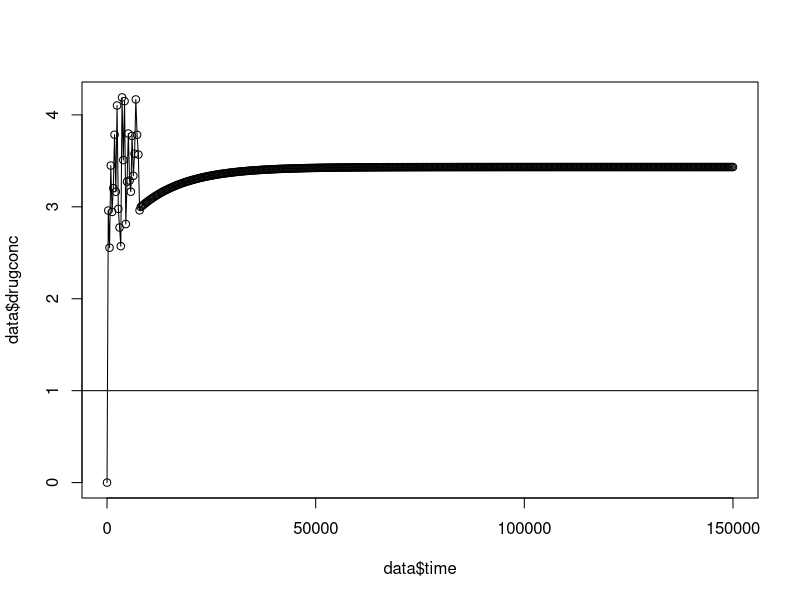

This chart was generated by the following R code:
tceil <- 5 # uM
tfloor <- 1 # uM

VdperKg <- 0.33 # L/Kg
thalf <- 2.2 # hr
InfusionConc <- 10 # uM

PatientMass <- 70 # kg
PatientClearance <- 125 # ml/min

inter <- 300 #s
clearances <- c()

perturb <- function(input) {
  return(input + rnorm(1,mean=0,sd=0.5))
}

loadingdose <- function() {
  totalmol <- (tceil + tfloor) / 2 * PatientMass * VdperKg
  infrate <- totalmol / InfusionConc / inter * 1000 * 3600
  return(infrate)
}

chiou <- function(inf,Vd,c1,c2,t1,t2) {
  calculatedclearance <- 2*(inf / 1000 / 3600 * InfusionConc)/(c1+c2) + ((2*Vd*(c1-c2))/((c1+c2)*(t2-t1)))
  return(calculatedclearance)
}

iter <- function(data,clearances) {
  time <- data[1]
  drugmol <- data[2]
  drugconc <- data[3]
  senseddrugconc <- data[4]
  infrate <- data[5]
  
  time2 <- time + inter
  drugmol2 <- drugmol + ((infrate / 1000) * (inter / 3600) * InfusionConc) # ml/hr s mol/L
  maxdrugconc <- drugmol2 / (VdperKg * PatientMass)
  avgdrugconc <- (drugconc + maxdrugconc) / 2
  drugmol2 <- drugmol2 - ((PatientClearance / 1000) * (inter / 60) * avgdrugconc) # ml/min s mol/L
  drugconc2 <- drugmol2 / (VdperKg * PatientMass)
  senseddrugconc2 <- perturb(drugconc2)
  
  calculatedclearance <- chiou(infrate,VdperKg * PatientMass,senseddrugconc,senseddrugconc2,time,time2)
  if(length(clearances) < 24) {
    infrate2 <- (tceil + tfloor) / 2 * calculatedclearance / InfusionConc * 3600 * 1000
    return(c(time2,drugmol2,drugconc2,senseddrugconc2,infrate2, calculatedclearance / InfusionConc * 3600 * 1000))  
  }
  else {
    infrate2 <- (tceil + tfloor) / 2 * mean(clearances) / InfusionConc * 3600 * 1000
    return(c(time2,drugmol2,drugconc2,senseddrugconc2,infrate2, mean(clearances) / InfusionConc * 3600 * 1000))  
  }
}

data <- data.frame(matrix(c(0,0,0,0,loadingdose(),0),1,6))
names(data) <- c("time","drugmol","drugconc","senseddrugconc","infrate","calculatedclearance")
for (i in seq(1,500)) {
  data <- rbind(data, unlist(iter(data[i,],clearances)))
  if(i > 1) clearances <- c(clearances,data[i,6] * InfusionConc /3600 / 1000)
}
plot(x=data$time,y=data$drugconc)
lines(x=data$time,y=data$drugconc)
abline(h=tceil)
abline(h=tfloor)